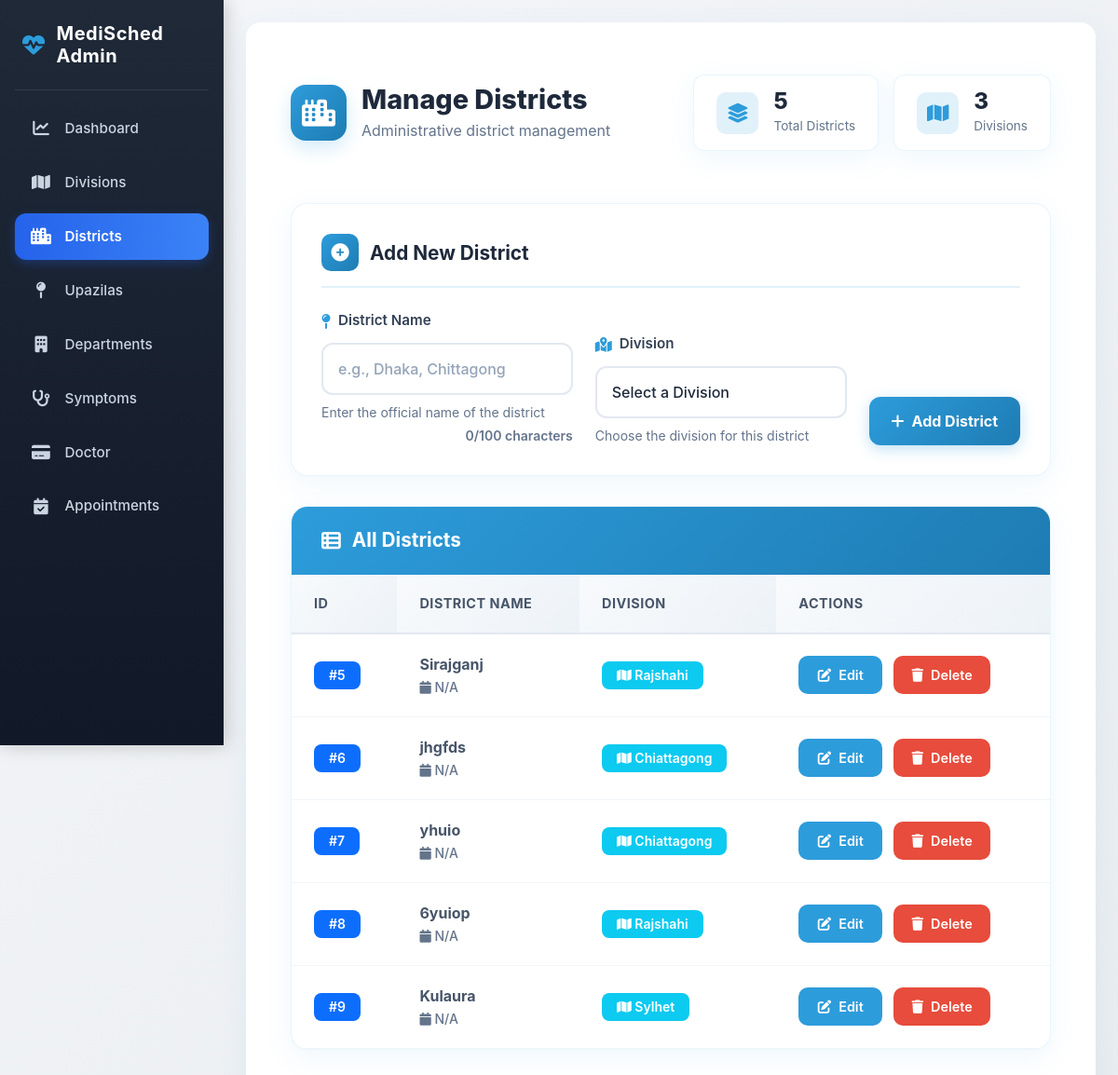
Page /adminapp/districts/ on the earlier database version.
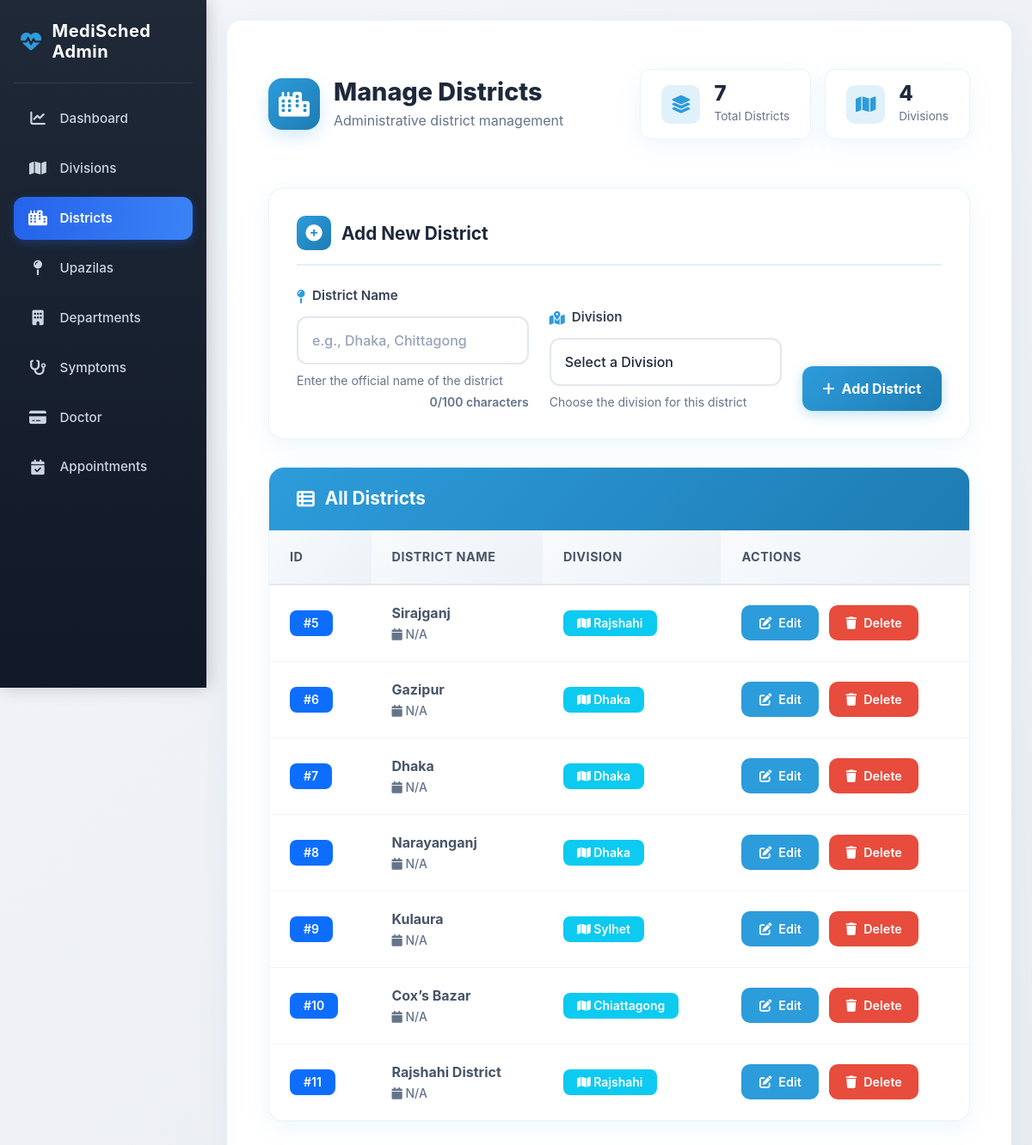
Same page on the later database version.
### adminapp/models.py (models this page shows, shortened)
class District(models.Model):
    district_name = models.CharField(max_length=100)
    division = models.ForeignKey(Division, on_delete=models.CASCADE, related_name='districts')
    class Meta:
        unique_together = ('district_name', 'division')

class Division(models.Model):
    division_name = models.CharField(max_length=100, unique=True)

### adminapp/views.py (the view)
# urls.py: path('districts/', views.district_list, name='district_list'),
def district_list(request):
    districts = District.objects.select_related('division').all()
    divisions = Division.objects.all()
    return render(request, 'adminapp/district_list.html', {'districts': districts, 'divisions': divisions})

### adminapp/templates/adminapp/district_list.html (shortened to what the changed rows need)
{% extends 'adminapp/base_admin.html' %}
{% load static %}
{% block content %}
<div class="container-fluid">
    <div class="page-header">
        <div class="header-container">
            <div class="header-title-wrapper">
                <div>
                    <h1 class="header-title">Manage Districts</h1>
                </div>
            </div>
            <div class="header-stats">
                <div class="stat-item">
                    <div class="stat-info">
                        <div class="stat-value">{{ districts|length }}</div>
                        <div class="stat-label">Total Districts</div>
                    </div>
                </div>
                <div class="stat-item">
                    <div class="stat-info">
                        <div class="stat-value">{{ divisions|length }}</div>
                        <div class="stat-label">Divisions</div>
                    </div>
                </div>
            </div>
        </div>
    </div>
    <div class="table-card">
        <div class="table-responsive">
            <table class="custom-table" id="districtsTable">
                <thead>
                    <tr>
                        <th>ID</th>
                        <th>District Name</th>
                        <th>Division</th>
                        <th>Actions</th>
                    </tr>
                </thead>
                <tbody>
                    {% for dist in districts %}
                    <tr>
                        <td>
                            <span class="badge bg-primary">#{{ dist.id }}</span>
                        </td>
                        <td>
                            <div style="font-weight: 700;">{{ dist.district_name }}</div>
                            <small style="color: #64748b;">
                                <i class="fa-solid fa-calendar"></i>
                                {{ dist.created_at|date:"M d, Y"|default:"N/A" }}
                            </small>
                        </td>
                        <td>
                            <span class="badge bg-info">
                                <i class="fa-solid fa-map"></i>
                                {{ dist.division.division_name }}
                            </span>
                        </td>
                        <td>
                            <div class="action-buttons">
                                <a href="{% url 'edit_district' dist.id %}" class="btn-action btn-primary">
                                    <i class="fa-solid fa-pen-to-square"></i>
                                    Edit
                                </a>
                                <a href="{% url 'delete_district' dist.id %}"
                                   class="btn-action btn-danger delete-btn"
                                   data-id="{{ dist.id }}"
                                   data-name="{{ dist.district_name }}">
                                    <i class="fa-solid fa-trash"></i>
                                    Delete
                                </a>
                            </div>
                        </td>
                    </tr>
                    {% endfor %}
                </tbody>
            </table>
        </div>
    </div>
</div>
{% endblock %}

Differences in the rows shown:
changed District id 6: district_name "jhgfds" → "Gazipur"; division.division_name "Chiattagong" → "Dhaka"
changed District id 7: district_name "yhuio" → "Dhaka"; division.division_name "Chiattagong" → "Dhaka"
changed District id 8: district_name "6yuiop" → "Narayanganj"; division.division_name "Rajshahi" → "Dhaka"
added District: id "10", district_name "Cox’s Bazar", created_at "N/A", division.division_name "Chiattagong"
added District: id "11", district_name "Rajshahi District", created_at "N/A", division.division_name "Rajshahi"
Other differences:
{{ districts|length }}: "5" → "7"
{{ divisions|length }}: "3" → "4"
